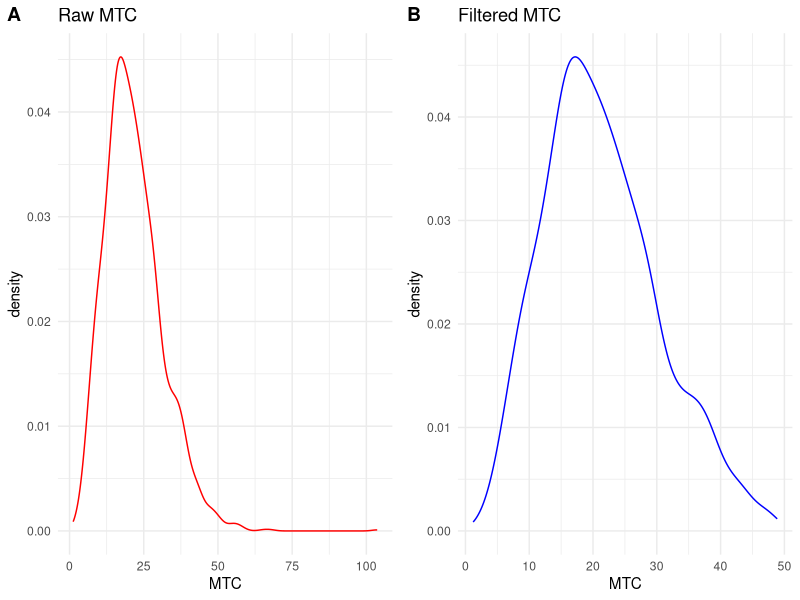
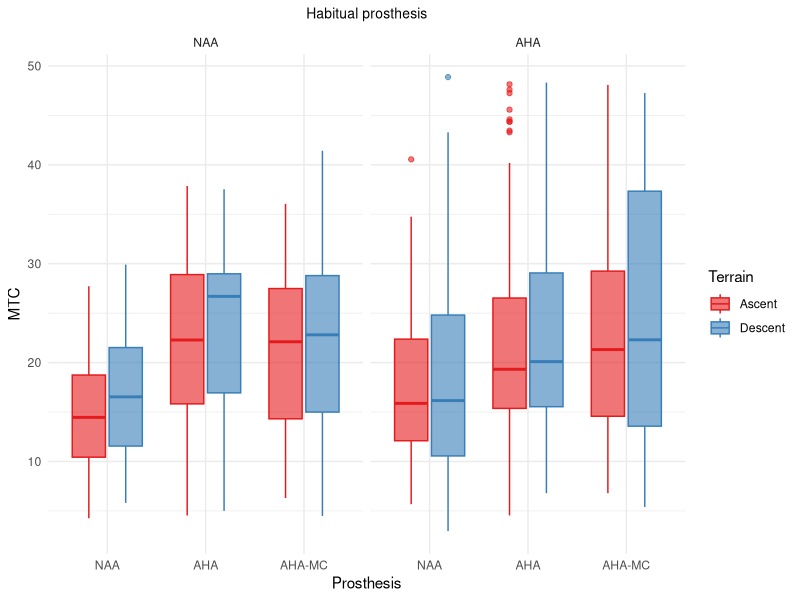
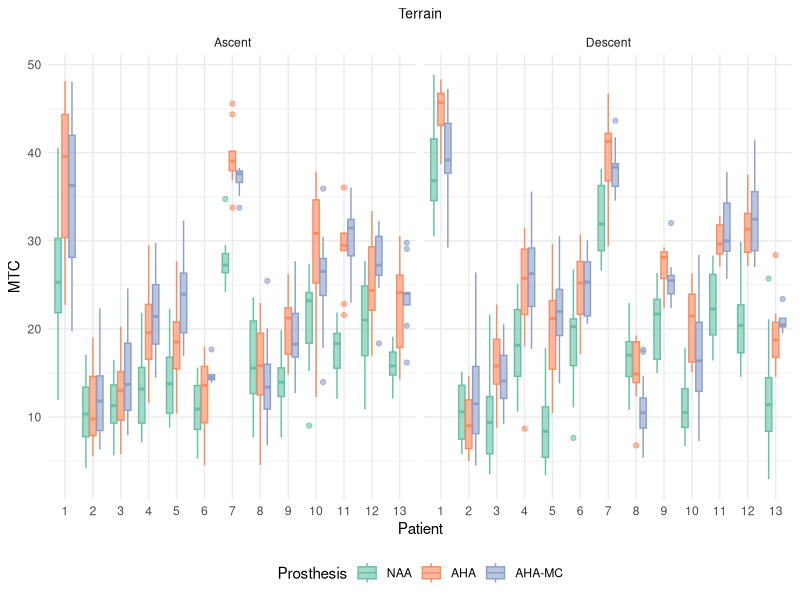
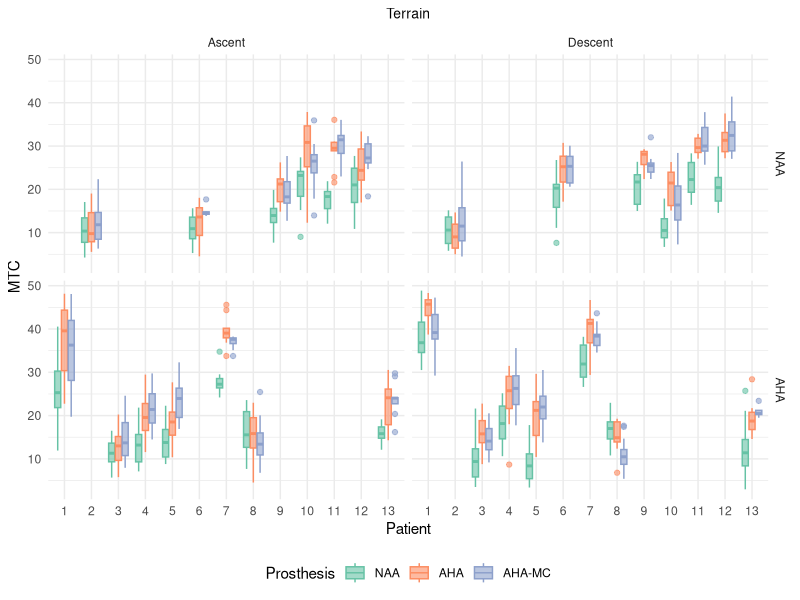
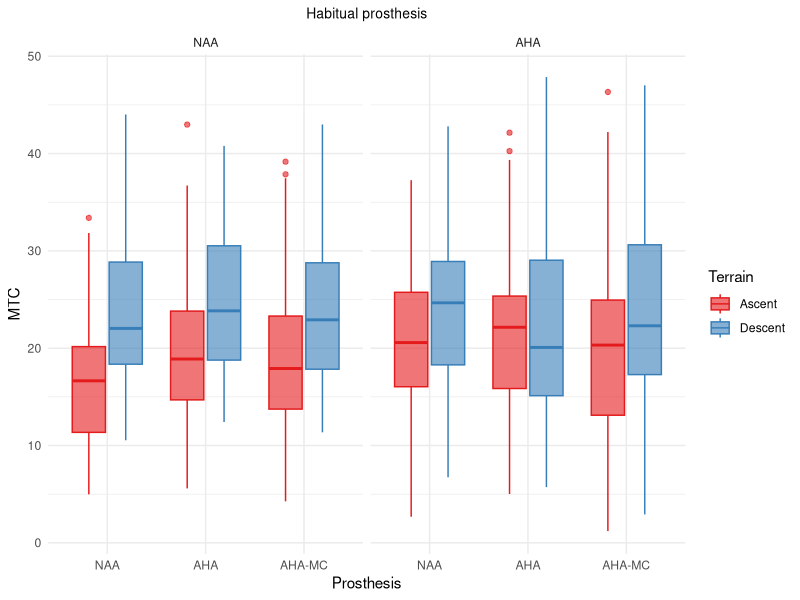
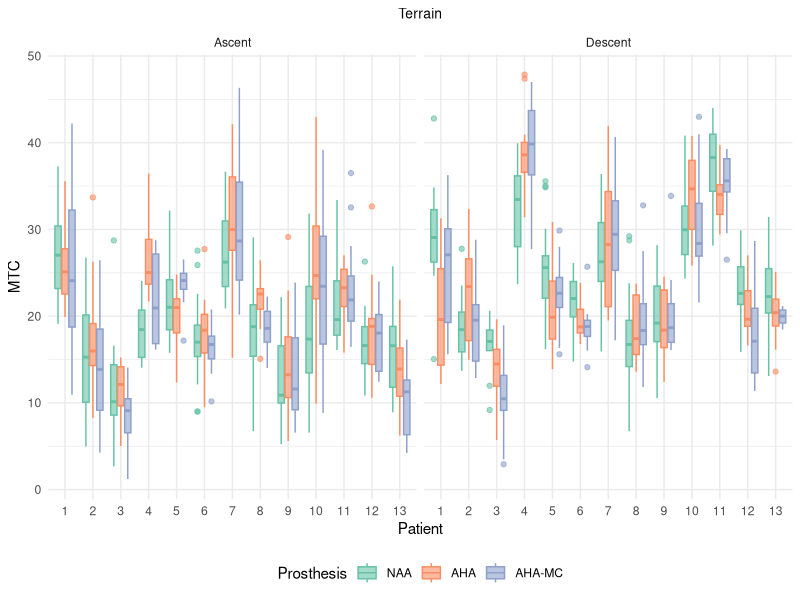
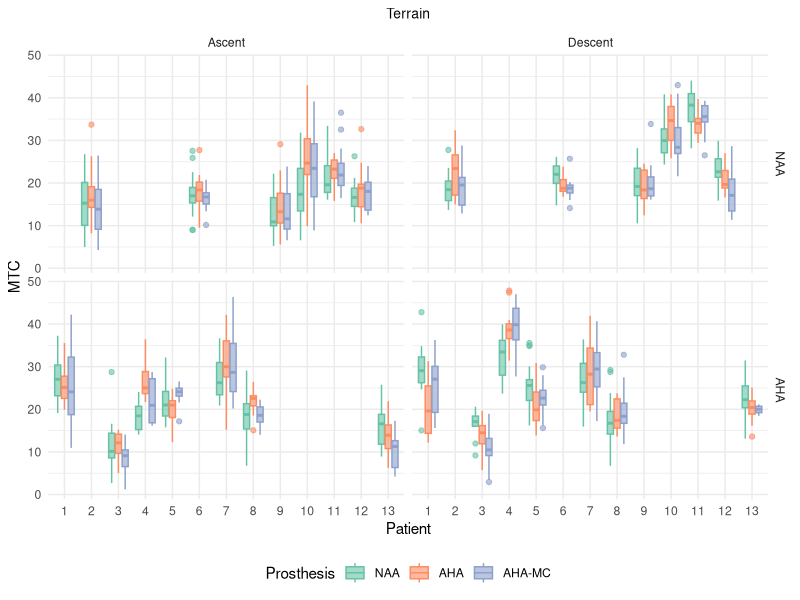
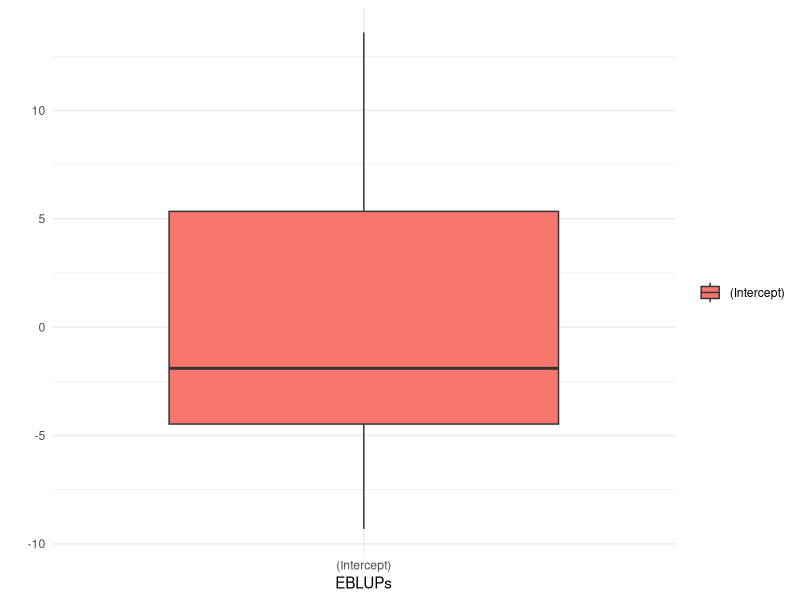

Recreate these plots in R, in order.
## ---- chunk 1
knitr::opts_chunk$set(echo = TRUE)
options(width=165)
## ---- chunk 2
library(dplyr)
library(ggplot2)
library(cowplot)
library(nlme)
library(emmeans)
## ---- chunk 3
MTCData<-read.csv("Gaby_V2.csv",  header=T)
head(MTCData)
## ---- chunk 4
names(MTCData)[2:6]<-c("Patient", "Prosthesis", "Terrain", 
                       "Habitual prosthesis", "Side")

for(i in 2:ncol(MTCData))
{MTCData[,i]<-factor(MTCData[,i])}

levels(MTCData$Prosthesis)<-c("NAA", "AHA", "AHA-MC")
levels(MTCData[,"Habitual prosthesis"])<-c("NAA", "AHA", "AHA")
levels(MTCData$Terrain)<-c("Ascent", "Descent")
levels(MTCData$Side)<-c("Amputee", "Sound")
## ---- chunk 5
summary(MTCData)
## ---- chunk 6
quantile(MTCData$MTC,probs = 0.99)
## ---- chunk 7
MTCData%>%
  filter(MTC < quantile(MTCData$MTC,probs = 0.99)) -> redData

MTCData%>%
  filter(MTC >= quantile(MTCData$MTC,probs = 0.99)) -> filteredData
## ---- chunk 8
table(filteredData$Prosthesis,filteredData$Patient) 
## ---- chunk 9
table(filteredData[,"Habitual prosthesis"],filteredData$Patient) 
## ---- chunk 10
table(filteredData$Terrain,filteredData$Patient) 
## ---- chunk 11
table(filteredData$Side,filteredData$Patient) 
## ---- chunk 12
summary(redData)
## ---- chunk 13
summary(redData$Patient)
## ---- chunk 14

g<-ggplot(MTCData, aes(x=MTC))+geom_density(color="red")+
  labs(title="Raw MTC")+theme_minimal()
gf<-ggplot(redData, aes(x=MTC))+geom_density(color="blue")+
  labs(title="Filtered MTC")+theme_minimal()

p<-plot_grid(g,gf,labels=c("A", "B"))
p
ggplot2::ggsave(p, file="densityMTC.png", height=5, width=7, dpi=450)

## ---- chunk 15
redDataAmp<-redData[redData$Side=="Amputee",]
g<-ggplot(redDataAmp, aes(x=Prosthesis, y=MTC, 
   fill=Terrain,color=Terrain))+geom_boxplot(alpha=0.6)+facet_grid(~get(
   'Habitual prosthesis'))+ labs(title="Habitual prosthesis")+theme_minimal()+
   scale_fill_brewer(palette = "Set1")+scale_color_brewer(palette = "Set1")+
   theme(plot.title=element_text(size=10, hjust = 0.5))
g
ggsave(g, file="BoxplotMTC.png", width=8.5, height=6, dpi=600)
## ---- chunk 16
g<-ggplot(redDataAmp, aes(x=Patient, y=MTC, 
    fill=Prosthesis, color=Prosthesis))+geom_boxplot(alpha=0.6)+
    facet_grid(~Terrain)+ labs(title="Terrain")+theme_minimal()+
    scale_fill_brewer(palette = "Set2")+scale_color_brewer(palette = "Set2")+
    theme(plot.title=element_text(size=10, hjust = 0.5), 
    legend.position = "bottom")
g

ggsave(g, file="BoxplotMTCPersona.png", width=8, height=6, dpi=600)
## ---- chunk 17
g<-g+facet_grid(get('Habitual prosthesis')~Terrain)
g
ggsave(g, file="BoxplotMTCPersona2.png", width=8, height=6, dpi=600)
## ---- chunk 18
redDataSound<-redData[redData$Side=="Sound",]
g<-ggplot(redDataSound, aes(x=Prosthesis, y=MTC, 
    fill=Terrain, color=Terrain))+geom_boxplot(alpha=0.6)+
    facet_grid(~get('Habitual prosthesis'))+
    labs(title="Habitual prosthesis")+theme_minimal()+
    scale_fill_brewer(palette = "Set1")+scale_color_brewer(palette = "Set1")+
    theme(plot.title=element_text(size=10, hjust = 0.5))
g
ggsave(g, file="BoxplotMTCSano.png", width=8, height=6, dpi=600)
## ---- chunk 19
g<-ggplot(redData[redData$Side=="Sound",], aes(x=Patient, y=MTC, fill=Prosthesis,
    color=Prosthesis))+geom_boxplot(alpha=0.6)+facet_grid(~Terrain)+ labs(
    title="Terrain")+theme_minimal()+scale_fill_brewer(palette = "Set2")+
    scale_color_brewer(palette = "Set2")+theme(plot.title=element_text(size=10,
    hjust = 0.5), legend.position = "bottom")
g
ggsave(g, file="BoxplotMTCPersonaSano.png", width=8, height=6, dpi=600)

## ---- chunk 20
g<-g+facet_grid(get('Habitual prosthesis')~Terrain)
g
ggsave(g, file="BoxplotMTCPersonaSano2.png", width=8, height=6, dpi=600)
## ---- chunk 21
# only for lme using
names(redDataAmp)[5]<-paste(strsplit(names(redDataAmp)[5],split=" ")[[1]], collapse="_")
## ---- chunk 22
MTCModel<-lme(MTC~Terrain+Habitual_prosthesis+Terrain:Habitual_prosthesis+Habitual_prosthesis:Prosthesis+Habitual_prosthesis:Terrain:Prosthesis, random=~1|Patient,method="REML", 
data=redDataAmp, control = list(opt = "optim"))
anova(MTCModel)
## ---- chunk 23
MTCModelRE<-lme(MTC~Terrain+Habitual_prosthesis+Terrain:Habitual_prosthesis+Habitual_prosthesis:Prosthesis+Habitual_prosthesis:Terrain:Prosthesis, random=~Habitual_prosthesis-1|Patient,method="REML", 
data=redDataAmp, control = list(opt = "optim"))
anova(MTCModelRE)
## ---- chunk 24
anova(MTCModelRE, MTCModel)
## ---- chunk 25
anova(MTCModel)
## ---- chunk 26
MTCModelCorRes<-lme(MTC~Terrain+Habitual_prosthesis+Terrain:Habitual_prosthesis+Habitual_prosthesis:Prosthesis+Habitual_prosthesis:Terrain:Prosthesis,    random=~1|Patient,method="REML", 
data=redDataAmp, control = list(opt = "optim"), weights=varIdent(form=~1|Habitual_prosthesis))
anova(MTCModelCorRes, MTCModel)
## ---- chunk 27
MTCModelREML<-lme(MTC~Terrain+Habitual_prosthesis+Terrain:Habitual_prosthesis+Habitual_prosthesis:Prosthesis+Terrain:Habitual_prosthesis:Prosthesis,    random=~1|Patient,method="ML",
data=redDataAmp, control = list(opt = "optim"))
## ---- chunk 28
anova(MTCModelREML)
## ---- chunk 29
MTCModelRERedML<-lme(MTC~Terrain+Habitual_prosthesis+Habitual_prosthesis:Prosthesis, random=~1|Patient,method="ML", 
data=redDataAmp, control = list(opt = "optim"))
## ---- chunk 30
stat<- (-2*logLik(MTCModelRERedML, REML=FALSE)+2*logLik(MTCModelREML, REML=FALSE))[1]
stat
pval<-pchisq(stat,df=5,lower.tail=FALSE)
pval
## ---- chunk 31
anova(MTCModelRERedML)
## ---- chunk 32
FinalModel<-lme(MTC~Terrain+Habitual_prosthesis+Habitual_prosthesis:Prosthesis, random=~1|Patient,method="REML", data=redDataAmp, control = list(opt = "optim"))
## ---- chunk 33
EBLUPs<-ranef(FinalModel)
apply(EBLUPs,2, shapiro.test)
## ---- chunk 34
g<-ggplot(reshape2::melt(EBLUPs), aes(x=variable, y=value, fill=variable))+
  geom_boxplot()+theme(legend.position = "None")+theme_minimal()+labs(x="EBLUPs",y="",fill="")
g
ggsave(g,file="boxplotEBLUPsAmp.jpeg", width = 7, height = 5)
## ---- chunk 35
PearsonRes<-resid(FinalModel, type="pearson")
fittedValues<-predict(FinalModel)
df<-data.frame(redDataAmp,PearsonRes, fittedValues)
a<-ggplot(df, aes(sample=PearsonRes))+geom_qq()+geom_abline(slope=1, intercept=0)+labs(y="Pearson's residuals", x="Theoretical values")+theme(legend.position = "none")+theme_minimal()
b<-ggplot(df, aes(x=fittedValues,y=PearsonRes))+geom_point()+geom_hline(yintercept = 0)+labs(y="Pearson's residuals", x="Predicted values")+theme_minimal()
g<-plot_grid(a,b, nrow=1, labels=c("A", "B"), rel_widths = c(0.8, 1.2))
g
ggplot2::ggsave(g, file="ResidAmp.jpeg", width = 7, height = 5, unit="in", dpi=500)
## ---- chunk 36
df$MargResid<-resid(FinalModel, type="response")
a<-ggplot(df, aes(y=MargResid,x=Prosthesis, fill=Prosthesis))+
  geom_boxplot()+labs(x="Marginal residuals")+theme_minimal()+
  scale_fill_brewer(palette = "Set1")
b<-ggplot(df, aes(y=MargResid,x=Habitual_prosthesis, fill=Habitual_prosthesis))+
  geom_boxplot()+labs(x="Marginal residuals")+theme_minimal()+
  scale_fill_brewer(palette = "Set2")
d<-ggplot(df, aes(y=MargResid,x=Terrain, fill=Terrain))+geom_boxplot()+
  labs(x="Marginal residuals")+theme_minimal()+
  scale_fill_brewer(palette = "Set3")
plot_grid(a,b,d, nrow=1, labels=c("A", "B", "C"))
## ---- chunk 37
summary(FinalModel)
## ---- chunk 38
VarCorr(FinalModel)
ICC=round(as.numeric(VarCorr(FinalModel)[1,1])/sum(as.numeric(VarCorr(FinalModel)[,1]))*100,3)
ICC
## ---- chunk 39
emm<-emmeans(FinalModel, specs = ~ Terrain + Habitual_prosthesis + Habitual_prosthesis:Prosthesis,nesting = "Prosthesis %in% Habitual_prosthesis")
emm
## ---- chunk 40
g<-emmip(FinalModel, ~ Terrain, CIs = TRUE)+   theme(axis.text.x = element_text(angle =90))+theme_minimal()
g
ggsave(g, file="emmeansAmpTerr.jpeg", height = 6, width=8)
## ---- chunk 41
g<-emmip(FinalModel, Habitual_prosthesis~Prosthesis, CIs = TRUE)+
    theme(axis.text.x = element_text(angle = 90))+theme_minimal()
g
## ---- chunk 42
pairs(lsmeans(emm, ~ Terrain))
## ---- chunk 43
lsmeans(emm, ~ Terrain)
## ---- chunk 44
pairs(lsmeans(emm, ~Prosthesis|Habitual_prosthesis))
## ---- chunk 45
lsmeans(emm, ~Prosthesis|Habitual_prosthesis)
## ---- chunk 46
MTCModel2<-lme(MTC~Terrain*Habitual_prosthesis*Prosthesis, random=~1|Patient,method="REML", 
data=redDataAmp, control = list(opt = "optim"))
anova(MTCModel2)
## ---- chunk 47
MTCModel2RE<-lme(MTC~Terrain*Habitual_prosthesis*Prosthesis, random=~Habitual_prosthesis-1|Patient,method="REML", 
data=redDataAmp, control = list(opt = "optim"))
## ---- chunk 48
anova(MTCModel2RE,MTCModel2)
## ---- chunk 49
MTCModel2RE2<-lme(MTC~Terrain*Habitual_prosthesis*Prosthesis, random=~Prosthesis-1|Patient,method="REML", 
data=redDataAmp, control = list(opt = "optim"))
## ---- chunk 50
anova(MTCModel2RE2,MTCModel2)
## ---- chunk 51
MTCModel2RE2CorRes<-lme(MTC~Terrain*Habitual_prosthesis*Prosthesis,    random=~Prosthesis-1|Patient,method="REML", 
data=redDataAmp, control = list(opt = "optim"), weights=varIdent(form=~1|Habitual_prosthesis))
anova(MTCModel2RE2CorRes, MTCModel2RE2)
## ---- chunk 52
MTCModel2RE2ML<-lme(MTC~Terrain*Habitual_prosthesis*Prosthesis, random=~Prosthesis-1|Patient,method="ML", 
data=redDataAmp, control = list(opt = "optim"))
anova(MTCModel2RE2ML)
## ---- chunk 53
MTCModel2RE2RedML<-lme(MTC~Terrain+Prosthesis, random=~Prosthesis-1|Patient,method="ML", 
data=redDataAmp, control = list(opt = "optim"))
## ---- chunk 54
stat<- (-2*logLik(MTCModel2RE2RedML, REML=FALSE)+2*logLik(MTCModel2RE2ML, REML=FALSE))[1]
stat
pval<-pchisq(stat,df=8,lower.tail=FALSE)
pval
## ---- chunk 55
anova(MTCModel2RE2RedML)
## ---- chunk 56
FinalModel<-lme(MTC~Terrain+Prosthesis, random=~Prosthesis-1|Patient,method="REML", data=redDataAmp, control = list(opt = "optim"))
## ---- chunk 57
EBLUPs<-ranef(FinalModel)
apply(EBLUPs,2, shapiro.test)
## ---- chunk 58
g<-ggplot(reshape2::melt(EBLUPs), aes(x=variable, y=value, fill=variable))+
  geom_boxplot()+theme(legend.position = "None")+theme_minimal()+labs(x="EBLUPs",y="",fill="")
g
ggsave(g,file="boxplotEBLUPsAmpModel2.jpeg", width = 7, height = 5)
## ---- chunk 59
PearsonRes<-resid(FinalModel, type="pearson")
fittedValues<-predict(FinalModel)
df<-data.frame(redDataAmp,PearsonRes, fittedValues)
a<-ggplot(df, aes(sample=PearsonRes))+geom_qq()+geom_abline(slope=1, intercept=0)+labs(y="Pearson's residuals", x="Theoretical values")+theme(legend.position = "none")+theme_minimal()
b<-ggplot(df, aes(x=fittedValues,y=PearsonRes))+geom_point()+geom_hline(yintercept = 0)+labs(y="Pearson's residuals", x="Predicted values")+theme_minimal()
g<-plot_grid(a,b, nrow=1, labels=c("A", "B"), rel_widths = c(0.8, 1.2))
g
ggplot2::ggsave(g, file="ResidAmpModel2.jpeg", width = 7, height = 5, unit="in", dpi=500)
## ---- chunk 60
df$MargResid<-resid(FinalModel, type="response")
a<-ggplot(df, aes(y=MargResid,x=Prosthesis, fill=Prosthesis))+
  geom_boxplot()+labs(x="Marginal residuals")+theme_minimal()+
  scale_fill_brewer(palette = "Set1")
b<-ggplot(df, aes(y=MargResid,x=Habitual_prosthesis, fill=Habitual_prosthesis))+
  geom_boxplot()+labs(x="Marginal residuals")+theme_minimal()+
  scale_fill_brewer(palette = "Set2")
d<-ggplot(df, aes(y=MargResid,x=Terrain, fill=Terrain))+geom_boxplot()+
  labs(x="Marginal residuals")+theme_minimal()+
  scale_fill_brewer(palette = "Set3")
plot_grid(a,b,d, nrow=1, labels=c("A", "B", "C"))
## ---- chunk 61
summary(FinalModel)
## ---- chunk 62
VarCorr(FinalModel)
ICC=round(sum(as.numeric(VarCorr(FinalModel)[1:3,1]))/sum(as.numeric(VarCorr(FinalModel)[,1]))*100,3)
ICC
## ---- chunk 63
emm<-emmeans(FinalModel, specs = ~ Terrain + Prosthesis )
emm
## ---- chunk 64
g<-emmip(FinalModel, ~ Terrain, CIs = TRUE)+   theme(axis.text.x = element_text(angle =90))+theme_minimal()
g
ggsave(g, file="emmeansAmpTerrModel2.jpeg", height = 6, width=8)
## ---- chunk 65
g<-emmip(FinalModel, ~Prosthesis, CIs = TRUE)+
    theme(axis.text.x = element_text(angle = 90))+theme_minimal()
g
## ---- chunk 66
pairs(lsmeans(emm, ~ Terrain))
## ---- chunk 67
lsmeans(emm, ~ Terrain)
## ---- chunk 68
pairs(lsmeans(emm, ~Prosthesis))
## ---- chunk 69
lsmeans(emm, ~Prosthesis)
